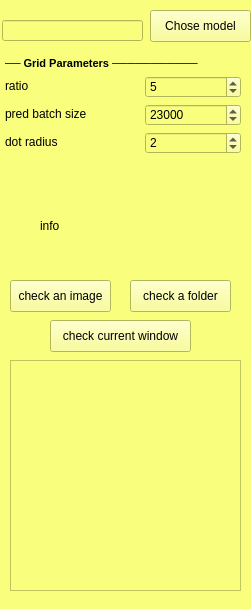
<?xml version="1.0" encoding="UTF-8"?>
<ui version="4.0">
 <class>Form</class>
 <widget class="QWidget" name="Form">
  <property name="geometry">
   <rect>
    <x>0</x>
    <y>0</y>
    <width>251</width>
    <height>609</height>
   </rect>
  </property>
  <property name="windowTitle">
   <string>Form</string>
  </property>
  <widget class="QWidget" name="settings_tab" native="true">
   <property name="geometry">
    <rect>
     <x>0</x>
     <y>0</y>
     <width>251</width>
     <height>611</height>
    </rect>
   </property>
   <property name="styleSheet">
    <string notr="true">background-color: rgb(249, 255, 125);</string>
   </property>
   <widget class="QPushButton" name="chose_model_btn">
    <property name="geometry">
     <rect>
      <x>150</x>
      <y>10</y>
      <width>101</width>
      <height>32</height>
     </rect>
    </property>
    <property name="text">
     <string>Chose model</string>
    </property>
   </widget>
   <widget class="QLineEdit" name="chose_model_lineEdit">
    <property name="geometry">
     <rect>
      <x>2</x>
      <y>20</y>
      <width>141</width>
      <height>21</height>
     </rect>
    </property>
   </widget>
   <widget class="QLabel" name="label_params">
    <property name="geometry">
     <rect>
      <x>5</x>
      <y>55</y>
      <width>241</width>
      <height>16</height>
     </rect>
    </property>
    <property name="styleSheet">
     <string notr="true">font:bold 11px;</string>
    </property>
    <property name="text">
     <string>── Grid Parameters ───────────</string>
    </property>
   </widget>
   <widget class="QLabel" name="label_ratio">
    <property name="geometry">
     <rect>
      <x>5</x>
      <y>78</y>
      <width>130</width>
      <height>16</height>
     </rect>
    </property>
    <property name="text">
     <string>ratio</string>
    </property>
   </widget>
   <widget class="QSpinBox" name="ratio_spin">
    <property name="geometry">
     <rect>
      <x>145</x>
      <y>76</y>
      <width>96</width>
      <height>22</height>
     </rect>
    </property>
    <property name="minimum">
     <number>1</number>
    </property>
    <property name="maximum">
     <number>100</number>
    </property>
    <property name="value">
     <number>5</number>
    </property>
   </widget>
   <widget class="QLabel" name="label_bs">
    <property name="geometry">
     <rect>
      <x>5</x>
      <y>106</y>
      <width>130</width>
      <height>16</height>
     </rect>
    </property>
    <property name="text">
     <string>pred batch size</string>
    </property>
   </widget>
   <widget class="QSpinBox" name="pred_batch_size_spin">
    <property name="geometry">
     <rect>
      <x>145</x>
      <y>104</y>
      <width>96</width>
      <height>22</height>
     </rect>
    </property>
    <property name="maximum">
     <number>99999</number>
    </property>
    <property name="value">
     <number>23000</number>
    </property>
   </widget>
   <widget class="QLabel" name="label_radius">
    <property name="geometry">
     <rect>
      <x>5</x>
      <y>134</y>
      <width>130</width>
      <height>16</height>
     </rect>
    </property>
    <property name="text">
     <string>dot radius</string>
    </property>
   </widget>
   <widget class="QSpinBox" name="radius_spin">
    <property name="geometry">
     <rect>
      <x>145</x>
      <y>132</y>
      <width>96</width>
      <height>22</height>
     </rect>
    </property>
    <property name="minimum">
     <number>1</number>
    </property>
    <property name="maximum">
     <number>50</number>
    </property>
    <property name="value">
     <number>2</number>
    </property>
   </widget>
   <widget class="QPushButton" name="check_current_win_btn">
    <property name="geometry">
     <rect>
      <x>50</x>
      <y>320</y>
      <width>141</width>
      <height>32</height>
     </rect>
    </property>
    <property name="text">
     <string>check current window</string>
    </property>
   </widget>
   <widget class="QPushButton" name="check_an_img_btn">
    <property name="geometry">
     <rect>
      <x>10</x>
      <y>280</y>
      <width>101</width>
      <height>32</height>
     </rect>
    </property>
    <property name="text">
     <string>check an image</string>
    </property>
   </widget>
   <widget class="QGraphicsView" name="graphicsView">
    <property name="geometry">
     <rect>
      <x>10</x>
      <y>360</y>
      <width>231</width>
      <height>231</height>
     </rect>
    </property>
   </widget>
   <widget class="QLabel" name="info">
    <property name="geometry">
     <rect>
      <x>40</x>
      <y>200</y>
      <width>141</width>
      <height>51</height>
     </rect>
    </property>
    <property name="text">
     <string>info</string>
    </property>
   </widget>
   <widget class="QPushButton" name="check_fldr_btn">
    <property name="geometry">
     <rect>
      <x>130</x>
      <y>280</y>
      <width>101</width>
      <height>32</height>
     </rect>
    </property>
    <property name="text">
     <string>check a folder</string>
    </property>
   </widget>
  </widget>
 </widget>
 <resources/>
 <connections/>
</ui>
